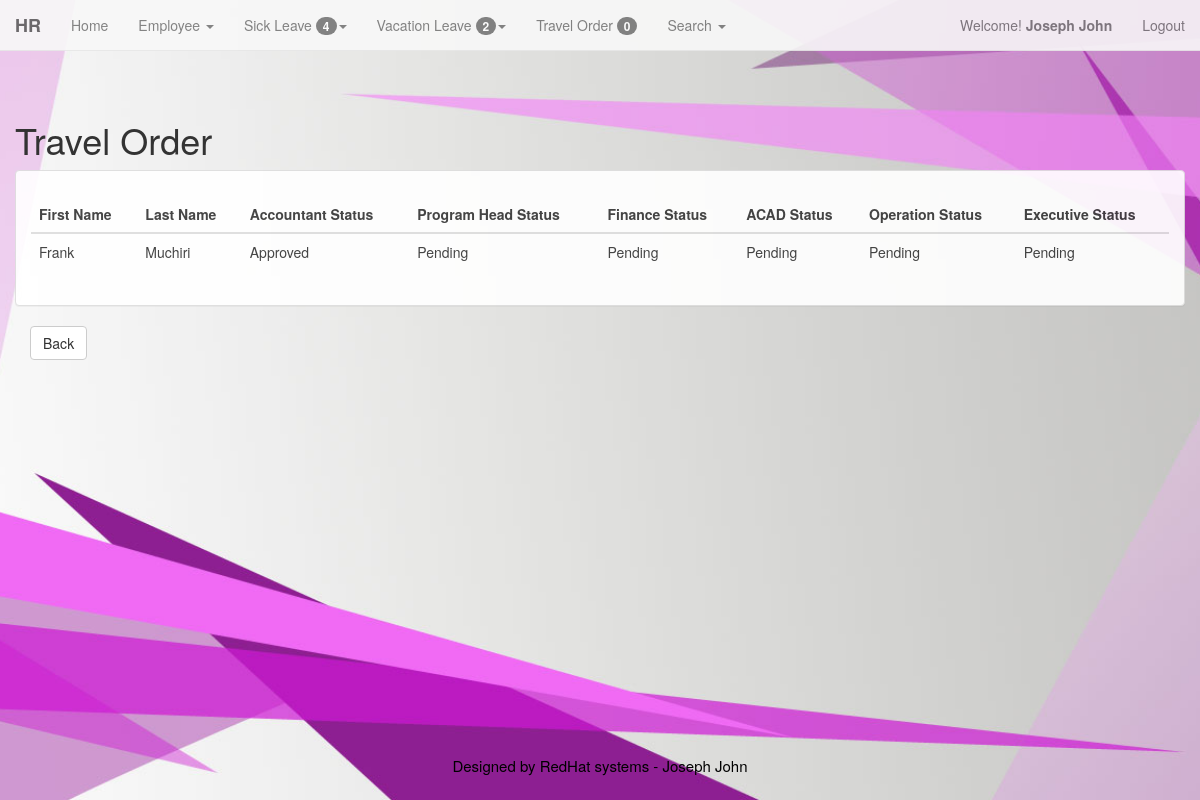
/admin/to_status.php?id=1 (signed in), run on the app's committed database.
### tables this page shows
CREATE TABLE IF NOT EXISTS `members` (
  `id` int(11) NOT NULL AUTO_INCREMENT,
  `username` varchar(200) NOT NULL,
  `password` varchar(200) NOT NULL,
  `FirstName` varchar(200) NOT NULL,
  `LastName` varchar(200) NOT NULL,
  `LEVEL` int(1) NOT NULL,
  PRIMARY KEY (`id`)
);

CREATE TABLE IF NOT EXISTS `employee` (
  `emp_id` int(100) NOT NULL AUTO_INCREMENT,
  `id_emp` varchar(128) NOT NULL,
  `emp_fname` varchar(128) NOT NULL,
  `emp_lname` varchar(128) NOT NULL,
  `emp_mname` varchar(128) NOT NULL,
  `emp_bday` varchar(128) NOT NULL,
  `emp_age` int(11) NOT NULL,
  `emp_gen` varchar(128) NOT NULL,
  `emp_add` varchar(128) NOT NULL,
  `emp_stat` varchar(128) NOT NULL,
  `emp_cont` varchar(11) NOT NULL,
  `sss` int(10) NOT NULL,
  `pagibig` int(12) NOT NULL,
  `philhealth` int(12) NOT NULL,
  `tin` varchar(13) NOT NULL,
  `email` varchar(128) NOT NULL,
  `emp_pos` varchar(128) NOT NULL,
  `id_pos` int(11) NOT NULL,
  `id_dept` int(11) NOT NULL,
  `addedby` varchar(128) NOT NULL,
  `emp_date` date NOT NULL,
  `stat` int(2) NOT NULL,
  PRIMARY KEY (`emp_id`)
);

CREATE TABLE IF NOT EXISTS `accounting` (
  `acctant` int(11) NOT NULL,
  `name_stat_acc` varchar(128) NOT NULL,
  PRIMARY KEY (`acctant`)
);

CREATE TABLE IF NOT EXISTS `program_head` (
  `prog_head` int(11) NOT NULL,
  `name_stat_prog` varchar(128) NOT NULL,
  PRIMARY KEY (`prog_head`)
);

CREATE TABLE IF NOT EXISTS `finance` (
  `vp_finance` int(11) NOT NULL AUTO_INCREMENT,
  `name_stat_fnce` varchar(128) NOT NULL,
  PRIMARY KEY (`vp_finance`)
);

CREATE TABLE IF NOT EXISTS `vp_academic` (
  `vp_acad` int(11) NOT NULL AUTO_INCREMENT,
  `name_stat_acad` varchar(128) NOT NULL,
  PRIMARY KEY (`vp_acad`)
);

CREATE TABLE IF NOT EXISTS `vp_oper` (
  `vp_operation` int(11) NOT NULL,
  `name_stat_oper` varchar(128) NOT NULL,
  PRIMARY KEY (`vp_operation`)
);

CREATE TABLE IF NOT EXISTS `executive` (
  `exe_vp` int(11) NOT NULL,
  `name_stat_exe` varchar(128) NOT NULL,
  PRIMARY KEY (`exe_vp`)
);

### admin/to_status.php (the view, shortened to what this page needs)
<?php
	include("menu.php");
?>
		<div class="container-fluid">
				<div class = "row" style = "margin-top:50px">
					<div class = "col-md-3">
						<h1>Travel Order</h1>
					</div>
				</div>
<div class="container-fluid">
	<div class = "row">
		<div class="panel panel-default">
			<div class="panel-body">
				<div class="table-responsive">
					<?php
						$sql = "SELECT * FROM employee, travel_ordr, department, accounting, program_head, finance, vp_academic, vp_oper, executive
									WHERE employee.emp_id = travel_ordr.emp_id AND employee.id_dept = department.id_dept
									AND accounting.acctant = travel_ordr.acctant
									AND program_head.prog_head = travel_ordr.prog_head
									AND finance.vp_finance = travel_ordr.vp_finance
									AND vp_academic.vp_acad = travel_ordr.vp_acad
									AND vp_oper.vp_operation = travel_ordr.vp_operation
									AND executive.exe_vp = travel_ordr.exe_vp
									AND executive.exe_vp = '1' AND employee.stat='1'
									AND travel_ordr.to_id = '$_GET[id]'";
						$qry=mysql_query($sql);
					?>
						<table class='table table-hover' style='margin-top:10px;'>
									<thead>
										<tr>
											<th>First Name</th>
											<th>Last Name</th>
											<th>Accountant Status</th>
											<th>Program Head Status</th>
											<th>Finance Status</th>
											<th>ACAD Status</th>
											<th>Operation Status</th>
											<th>Executive Status</th>
										</tr>
									</thead>
					<?php
						while($rec=mysql_fetch_array($qry))
						{
					?>
					<tbody>
						<tr>
								<td>
									<?php echo $rec['emp_fname']; ?>
								</td>
								<td>
									<?php echo $rec['emp_lname']; ?>
								</td>
								<td>
									<?php echo $rec['name_stat_acc']; ?>
								</td>
								<td>
									<?php echo $rec['name_stat_prog']; ?>
								</td>
								<td>
									<?php echo $rec['name_stat_fnce']; ?>
								</td>
								<td>
									<?php echo $rec['name_stat_acad']; ?>
								</td>
								<td>
									<?php echo $rec['name_stat_oper']; ?>
								</td>
								<td>
									<?php echo $rec['name_stat_exe']; ?>
								</td>
							</tr>
					</tbody>
				<?php
					}
					echo"</table>";
				?>
				</div>
			</div>
		</div>
	</div>
</div>
			<div class="col-md-4">
					<a href="to_leave_track.php"><input type = "button" value="Back" class="btn btn-default"/></a>
			</div>
	</div>
	<?php include('footer.php');?>

### admin/menu.php (shortened to what this page needs)
<!DOCTYPE html>
<html lang="en">
  <head>
	<link href="../bootstrap/css/bootstrap.min.css" rel="stylesheet">
  </head>
<body>
<div class="container-fluid">
	<?php
		$id=$_SESSION['id'];
		$result=mysql_query("select * from members where id=$id")or die(mysql_error);
		$row=mysql_fetch_array($result);
		$FirstName=$row['FirstName'];
		$LastName=$row['LastName'];
	?>
					<?php
						$welcome_view = "SELECT * FROM leaves, approve_hr where leaves.hr_approve = approve_hr.hr_approve AND approve_hr.hr_approve = '1'";
						$welcome_viewed = mysql_query($welcome_view);
						$num_rows = mysql_num_rows($welcome_viewed);
					?>
					<?php
						$welcome_view = "SELECT * FROM vacation_log, approve_hr where vacation_log.hr_approve = approve_hr.hr_approve AND approve_hr.hr_approve = '1'";
						$welcome_viewed = mysql_query($welcome_view);
						$num_rows2 = mysql_num_rows($welcome_viewed);
					?>
					<?php
						$welcome_view = "SELECT * FROM travel_ordr where travel_ordr.acctant = '1'";
						$welcome_viewed = mysql_query($welcome_view);
						$num_rows1 = mysql_num_rows($welcome_viewed);
					?>
				<nav class="navbar navbar-default navbar-fixed-top" role="navigation">
				  <div class="container-fluid">
					<div class="navbar-header">
					  <strong><a class="navbar-brand" href="#">HR</a></strong>
					</div>
					<div class="collapse navbar-collapse" id="bs-example-navbar-collapse-1">
					<ul class="nav navbar-nav">
						<li><a href="admin.php?id=<?php echo $row['id'];?>">Home</a></li>
						<li class="dropdown">
							<a href="#" class="dropdown-toggle" data-toggle="dropdown"> Employee <span class="caret"></span></a>
						</li>
						<li class="dropdown">
							<a href="#" class="dropdown-toggle" data-toggle="dropdown"> Sick Leave <span class="badge"> <?php echo $num_rows ?></span><span class="caret"></span></a>
						</li>
						<li class="dropdown">
							<a href="#" class="dropdown-toggle" data-toggle="dropdown"> Vacation Leave <span class="badge"> <?php echo $num_rows2 ?></span><span class="caret"></span></a>
						</li>
						<li><a href="to_view.php?id=<?php echo $row['id'];?>">Travel Order <span class="badge"> <?php echo $num_rows1 ?></span></a></li>
						<li class="dropdown">
							<a href="#" class="dropdown-toggle" data-toggle="dropdown"> Search <span class="caret"></span></a>
						</li>
					</ul>
					<ul class="nav navbar-nav navbar-right">
						<p class="navbar-text">Welcome! <strong><?php echo " ".$FirstName."&nbsp".$LastName." "; ?></strong></p>
							<li><p class="navbar-text"><a href="logout.php" class="navbar-link" title="Log Out">Logout</a></p></li>
					</ul>
					</div>
				  </div>
				</nav>
	</div>
  </body>
</html>

### admin/menu.php (style rules this page uses)
body { margin-top: 50px; margin-bottom: 50px; background: url('../background2.jpg') no-repeat center center fixed; -webkit-background-size: cover; -moz-background-size: cover; -o-background-size: cover; background-size: cover; }
.navbar-default { opacity: .9; }
.panel-default { opacity: .9; }

### data on the page
members: FirstName "Joseph", LastName "John"
employee: emp_fname "Frank", emp_lname "Muchiri", accounting.name_stat_acc "Approved", program_head.name_stat_prog "Pending", finance.name_stat_fnce "Pending", vp_academic.name_stat_acad "Pending", vp_oper.name_stat_oper "Pending", executive.name_stat_exe "Pending"

### other printed values
$num_rows "4"
$num_rows2 "2"
$num_rows1 "0"
